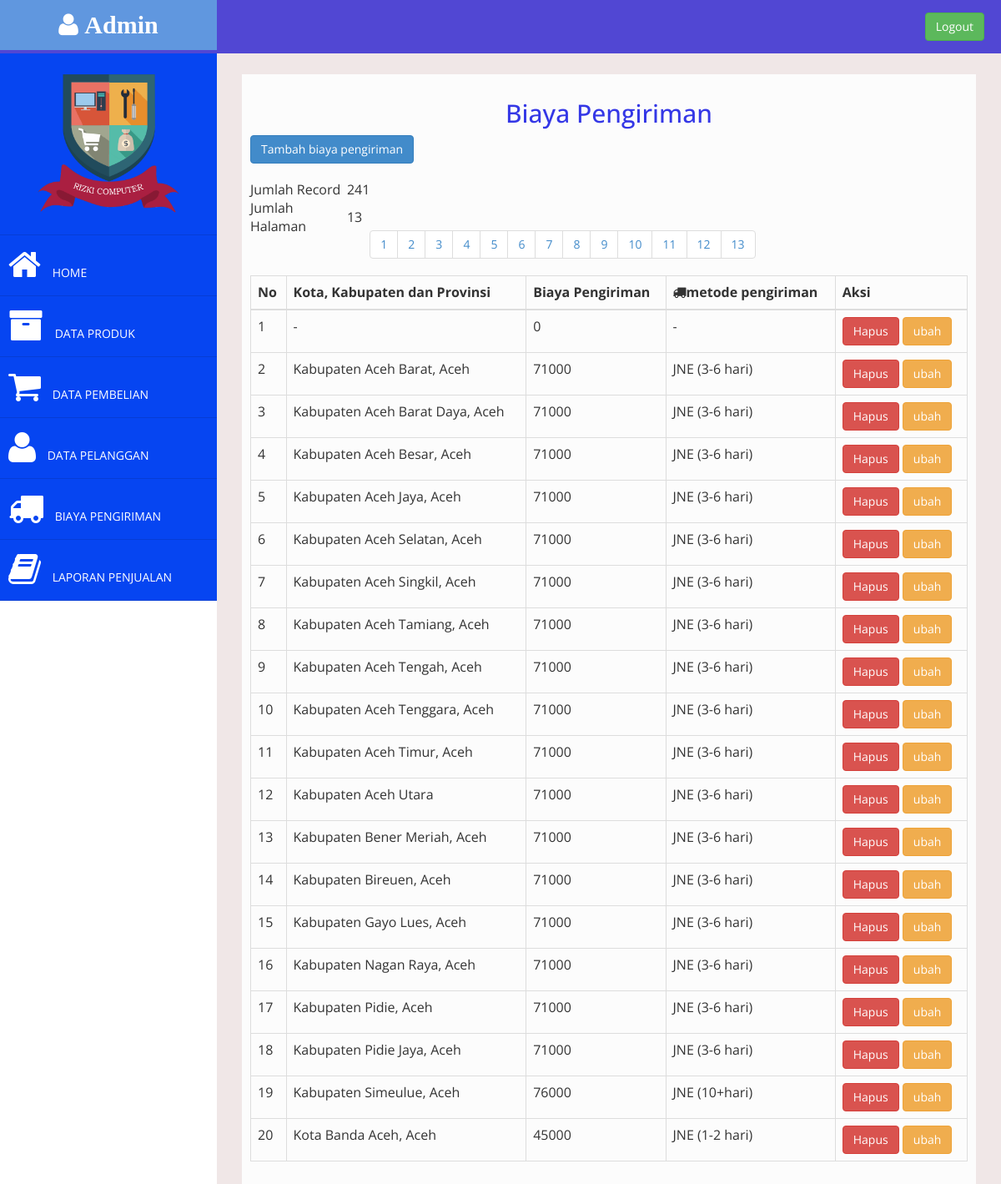
The page /Admin/index.php?halaman=ongkir (signed in) on the database its author committed.
### tables this page shows
CREATE TABLE `biaya_pengiriman` (
  `id_pengiriman` int(11) NOT NULL,
  `kabupaten_kota_provinsi` varchar(50) NOT NULL,
  `ongkos_kirim` int(11) NOT NULL,
  `metode_pengiriman` varchar(20) NOT NULL
);

### Admin/ongkir.php (the view, shortened to what this page needs)
<h2><center> Biaya Pengiriman </center></h2>
<?php
$per_hal=20;
$table="biaya_pengiriman";
$sql = ("SELECT * FROM $table");
$query=mysql_query($sql);
$count=mysql_num_rows($query);
$halaman=ceil($count / $per_hal);
$page = (isset($_GET['page'])) ? (int)$_GET['page'] : 1;
$start = ($page - 1) * $per_hal;
?>
<a href="index.php?halaman=tambahongkir" class="btn btn-primary">Tambah biaya pengiriman </a>
<br>
<br>
<table class="col-md-2">
		<tr>
			<td>Jumlah Record</td>
			<td><?php echo $count; ?></td>
		</tr>
		<tr>
			<td>Jumlah Halaman</td>
			<td><?php echo $halaman; ?></td>
		</tr>
	</table>
<br>
<br>
<ul class="pagination" >
			<?php
			for($x=1;$x<=$halaman;$x++){
			?>
				<li><a href="index.php?halaman=ongkir&page=<?php echo $x ?>"><?php echo $x ?></a></li>
			<?php
			}
			?>
		</ul>
<table class="table table-bordered">
	<thead>
		<tr>
			<th>No</th>
			<th>Kota, Kabupaten dan Provinsi </th>
			<th> Biaya Pengiriman</th>
			<th><i class="fa fa-truck"></i>metode pengiriman</th>
			<th>Aksi</th>
		</tr>
	</thead>
	<tbody>
		<?php $ambil=$koneksi->query("SELECT * FROM biaya_pengiriman limit $start, $per_hal"); ?>
		<?php while($pecah = $ambil->fetch_assoc()){ ?>
		<tr>
			<td><?php echo $pecah['id_pengiriman']; ?> </td>
			<td><?php echo $pecah['kabupaten_kota_provinsi']; ?></td>
			<td><?php echo $pecah['ongkos_kirim']; ?></td>
			<td><?php echo $pecah['metode_pengiriman']; ?></td>
			<td>
				<a onclick="if(confirm('Apakah anda yakin ingin menghapus data biaya pengiriman ini ??')){ location.href='index.php?halaman=hapusongkir&id=<?php echo $pecah['id_pengiriman']; ?>' }" class="btn btn-danger">Hapus</a>
				<a href="index.php?halaman=ubahongkir&id=<?php echo $pecah['id_pengiriman'];
				?> "class="btn btn-warning">ubah</a>
			</td>
		</tr>
		<?php } ?>
	</tbody>
</table>

### Admin/assets/css/custom.css (style rules this page uses)
body { font-family: 'Open Sans', sans-serif; }
h2 { color: rgb(52, 55, 230); }

### rows shown on the page
biaya_pengiriman: id_pengiriman "1", kabupaten_kota_provinsi "-", ongkos_kirim "0", metode_pengiriman "-"
biaya_pengiriman: id_pengiriman "2", kabupaten_kota_provinsi "Kabupaten Aceh Barat, Aceh", ongkos_kirim "71000", metode_pengiriman "JNE (3-6 hari)"
biaya_pengiriman: id_pengiriman "3", kabupaten_kota_provinsi "Kabupaten Aceh Barat Daya, Aceh", ongkos_kirim "71000", metode_pengiriman "JNE (3-6 hari)"
biaya_pengiriman: id_pengiriman "4", kabupaten_kota_provinsi "Kabupaten Aceh Besar, Aceh", ongkos_kirim "71000", metode_pengiriman "JNE (3-6 hari)"
biaya_pengiriman: id_pengiriman "5", kabupaten_kota_provinsi "Kabupaten Aceh Jaya, Aceh", ongkos_kirim "71000", metode_pengiriman "JNE (3-6 hari)"
biaya_pengiriman: id_pengiriman "6", kabupaten_kota_provinsi "Kabupaten Aceh Selatan, Aceh", ongkos_kirim "71000", metode_pengiriman "JNE (3-6 hari)"
biaya_pengiriman: id_pengiriman "7", kabupaten_kota_provinsi "Kabupaten Aceh Singkil, Aceh", ongkos_kirim "71000", metode_pengiriman "JNE (3-6 hari)"
biaya_pengiriman: id_pengiriman "8", kabupaten_kota_provinsi "Kabupaten Aceh Tamiang, Aceh", ongkos_kirim "71000", metode_pengiriman "JNE (3-6 hari)"
biaya_pengiriman: id_pengiriman "9", kabupaten_kota_provinsi "Kabupaten Aceh Tengah, Aceh", ongkos_kirim "71000", metode_pengiriman "JNE (3-6 hari)"
biaya_pengiriman: id_pengiriman "10", kabupaten_kota_provinsi "Kabupaten Aceh Tenggara, Aceh", ongkos_kirim "71000", metode_pengiriman "JNE (3-6 hari)"
biaya_pengiriman: id_pengiriman "11", kabupaten_kota_provinsi "Kabupaten Aceh Timur, Aceh", ongkos_kirim "71000", metode_pengiriman "JNE (3-6 hari)"
biaya_pengiriman: id_pengiriman "12", kabupaten_kota_provinsi "Kabupaten Aceh Utara", ongkos_kirim "71000", metode_pengiriman "JNE (3-6 hari)"
biaya_pengiriman: id_pengiriman "13", kabupaten_kota_provinsi "Kabupaten Bener Meriah, Aceh", ongkos_kirim "71000", metode_pengiriman "JNE (3-6 hari)"
biaya_pengiriman: id_pengiriman "14", kabupaten_kota_provinsi "Kabupaten Bireuen, Aceh", ongkos_kirim "71000", metode_pengiriman "JNE (3-6 hari)"
biaya_pengiriman: id_pengiriman "15", kabupaten_kota_provinsi "Kabupaten Gayo Lues, Aceh", ongkos_kirim "71000", metode_pengiriman "JNE (3-6 hari)"
biaya_pengiriman: id_pengiriman "16", kabupaten_kota_provinsi "Kabupaten Nagan Raya, Aceh", ongkos_kirim "71000", metode_pengiriman "JNE (3-6 hari)"
biaya_pengiriman: id_pengiriman "17", kabupaten_kota_provinsi "Kabupaten Pidie, Aceh", ongkos_kirim "71000", metode_pengiriman "JNE (3-6 hari)"
biaya_pengiriman: id_pengiriman "18", kabupaten_kota_provinsi "Kabupaten Pidie Jaya, Aceh", ongkos_kirim "71000", metode_pengiriman "JNE (3-6 hari)"
biaya_pengiriman: id_pengiriman "19", kabupaten_kota_provinsi "Kabupaten Simeulue, Aceh", ongkos_kirim "76000", metode_pengiriman "JNE (10+hari)"
biaya_pengiriman: id_pengiriman "20", kabupaten_kota_provinsi "Kota Banda Aceh, Aceh", ongkos_kirim "45000", metode_pengiriman "JNE (1-2 hari)"

### other values the page prints
$count "241"
$halaman "13"
